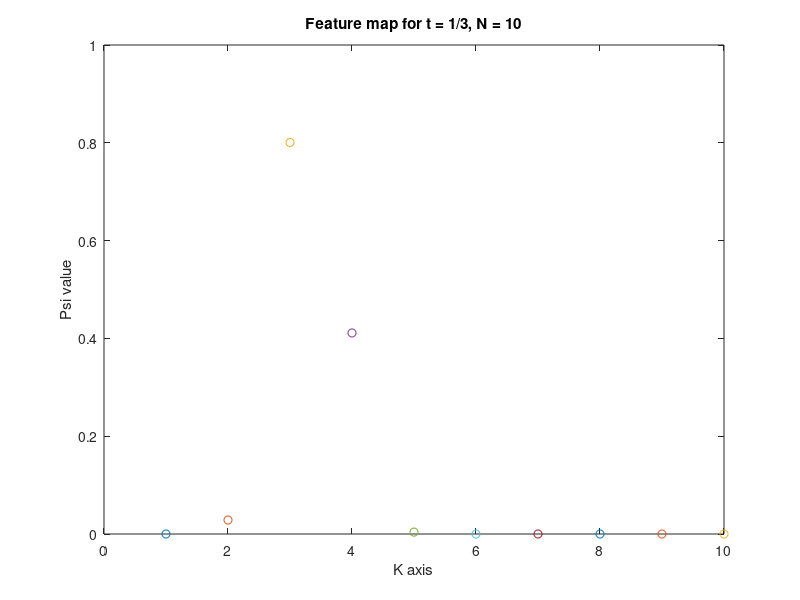
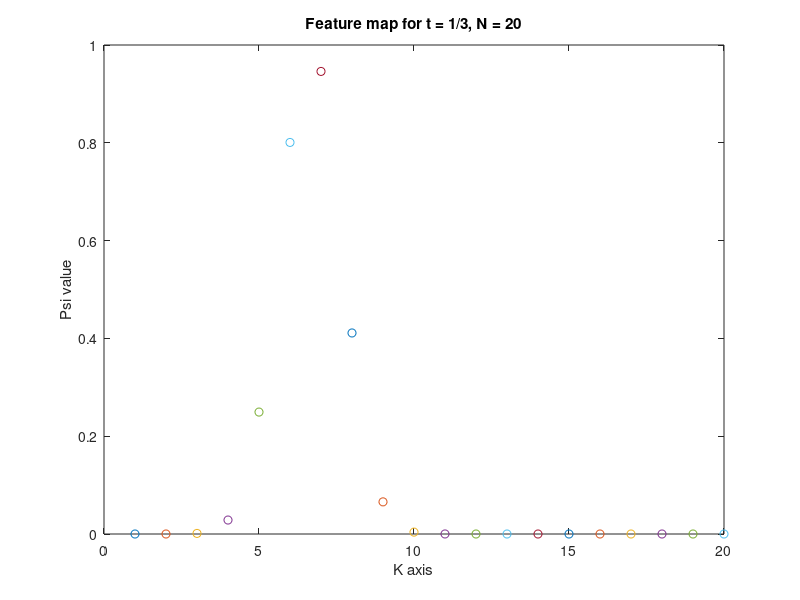
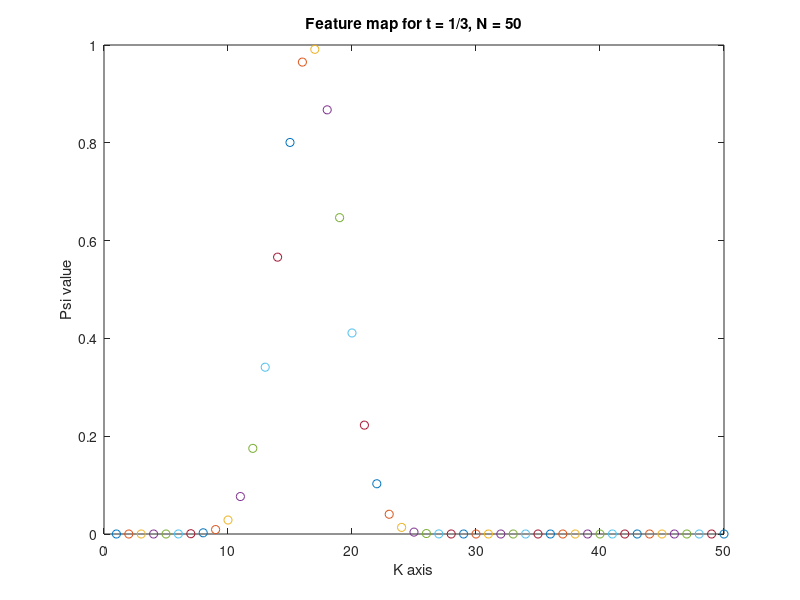
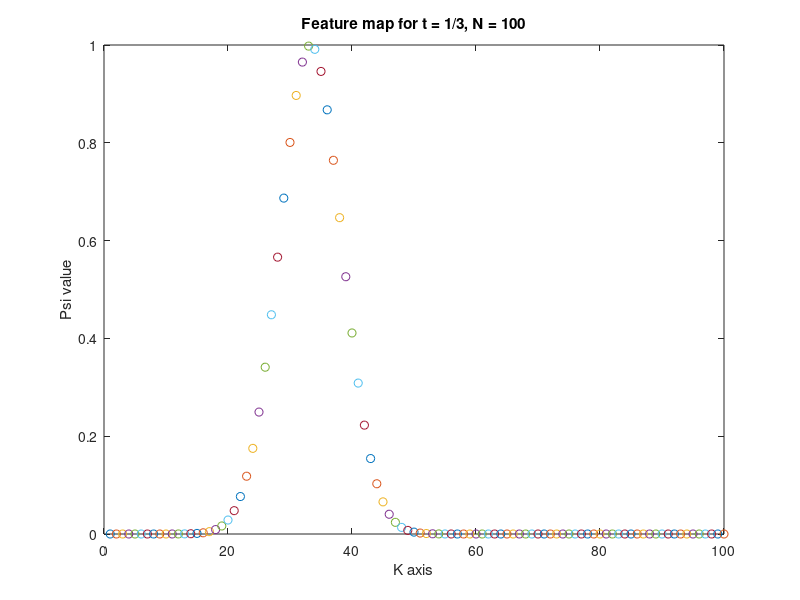

Source code (MATLAB) for these figures, in order:
clear all;
close all;
t = 1/3;
N = [10, 20, 50, 100, 200];
for i = 1:5
    figure;
    for k = 1:N(i)
    psit(k) = exp(-200*((t-(k/N(i)))^2));
    plot(k, psit(k),'o');
    xlabel ('K axis');
    ylabel ('Psi value');
    hold on;
    end
    title(['Feature map for t = 1/3, N = ' num2str(k) '']);
end
figure;
s = linspace(0,1,5000);
plot(s, exp(-200*((s-(1/3)).^2)));
xlabel ('s axis');
title('Radial basis kernel map for t = 1/3');
ylabel ('Psi value');

